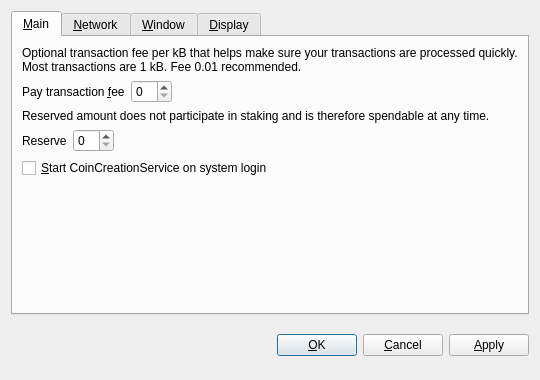
<?xml version="1.0" encoding="UTF-8"?>
<ui version="4.0">
 <class>OptionsDialog</class>
 <widget class="QDialog" name="OptionsDialog">
  <property name="geometry">
   <rect>
    <x>0</x>
    <y>0</y>
    <width>540</width>
    <height>380</height>
   </rect>
  </property>
  <property name="windowTitle">
   <string>Options</string>
  </property>
  <property name="styleSheet">
   <string notr="true">background-image: url(:/images/bgx);</string>
  </property>
  <property name="modal">
   <bool>true</bool>
  </property>
  <layout class="QVBoxLayout" name="verticalLayout">
   <item>
    <widget class="QTabWidget" name="tabWidget">
     <property name="tabPosition">
      <enum>QTabWidget::North</enum>
     </property>
     <property name="currentIndex">
      <number>0</number>
     </property>
     <widget class="QWidget" name="tabMain">
      <attribute name="title">
       <string>&amp;Main</string>
      </attribute>
      <layout class="QVBoxLayout" name="verticalLayout_Main">
       <item>
        <widget class="QLabel" name="transactionFeeInfoLabel">
         <property name="text">
          <string>Optional transaction fee per kB that helps make sure your transactions are processed quickly. Most transactions are 1 kB. Fee 0.01 recommended.</string>
         </property>
         <property name="textFormat">
          <enum>Qt::PlainText</enum>
         </property>
         <property name="wordWrap">
          <bool>true</bool>
         </property>
        </widget>
       </item>
       <item>
        <layout class="QHBoxLayout" name="horizontalLayoutFee">
         <item>
          <widget class="QLabel" name="transactionFeeLabel">
           <property name="text">
            <string>Pay transaction &amp;fee</string>
           </property>
           <property name="textFormat">
            <enum>Qt::PlainText</enum>
           </property>
           <property name="buddy">
            <cstring>transactionFee</cstring>
           </property>
          </widget>
         </item>
         <item>
          <widget class="BitcoinAmountField" name="transactionFee"/>
         </item>
         <item>
          <spacer name="horizontalSpacerFee">
           <property name="orientation">
            <enum>Qt::Horizontal</enum>
           </property>
           <property name="sizeHint" stdset="0">
            <size>
             <width>40</width>
             <height>20</height>
            </size>
           </property>
          </spacer>
         </item>
        </layout>
       </item>
       <item>
        <widget class="QLabel" name="reserveBalanceInfoLabel">
         <property name="text">
          <string>Reserved amount does not participate in staking and is therefore spendable at any time.</string>
         </property>
         <property name="textFormat">
          <enum>Qt::PlainText</enum>
         </property>
         <property name="wordWrap">
          <bool>true</bool>
         </property>
        </widget>
       </item>
       <item>
        <layout class="QHBoxLayout" name="horizontalLayoutReserveBalance">
         <item>
          <widget class="QLabel" name="reserveBalanceLabel">
           <property name="text">
            <string>Reserve</string>
           </property>
           <property name="textFormat">
            <enum>Qt::PlainText</enum>
           </property>
           <property name="buddy">
            <cstring>reserveBalance</cstring>
           </property>
          </widget>
         </item>
         <item>
          <widget class="BitcoinAmountField" name="reserveBalance"/>
         </item>
         <item>
          <spacer name="horizontalSpacerReserveBalance">
           <property name="orientation">
            <enum>Qt::Horizontal</enum>
           </property>
           <property name="sizeHint" stdset="0">
            <size>
             <width>40</width>
             <height>20</height>
            </size>
           </property>
          </spacer>
         </item>
        </layout>
       </item>
       <item>
        <widget class="QCheckBox" name="bitcoinAtStartup">
         <property name="toolTip">
          <string>Automatically start CoinCreationService after logging in to the system.</string>
         </property>
         <property name="text">
          <string>&amp;Start CoinCreationService on system login</string>
         </property>
        </widget>
       </item>
       <item>
        <spacer name="verticalSpacer_Main">
         <property name="orientation">
          <enum>Qt::Vertical</enum>
         </property>
         <property name="sizeHint" stdset="0">
          <size>
           <width>20</width>
           <height>40</height>
          </size>
         </property>
        </spacer>
       </item>
      </layout>
     </widget>
     <widget class="QWidget" name="tabNetwork">
      <attribute name="title">
       <string>&amp;Network</string>
      </attribute>
      <layout class="QVBoxLayout" name="verticalLayout_Network">
       <item>
        <widget class="QCheckBox" name="mapPortUpnp">
         <property name="toolTip">
          <string>Automatically open the CoinCreationService client port on the router. This only works when your router supports UPnP and it is enabled.</string>
         </property>
         <property name="text">
          <string>Map port using &amp;UPnP</string>
         </property>
        </widget>
       </item>
       <item>
        <widget class="QCheckBox" name="connectSocks">
         <property name="toolTip">
          <string>Connect to the CoinCreationService network through a SOCKS proxy (e.g. when connecting through Tor).</string>
         </property>
         <property name="text">
          <string>&amp;Connect through SOCKS proxy:</string>
         </property>
        </widget>
       </item>
       <item>
        <layout class="QHBoxLayout" name="horizontalLayout_Network">
         <item>
          <widget class="QLabel" name="proxyIpLabel">
           <property name="text">
            <string>Proxy &amp;IP:</string>
           </property>
           <property name="textFormat">
            <enum>Qt::PlainText</enum>
           </property>
           <property name="buddy">
            <cstring>proxyIp</cstring>
           </property>
          </widget>
         </item>
         <item>
          <widget class="QValidatedLineEdit" name="proxyIp">
           <property name="maximumSize">
            <size>
             <width>140</width>
             <height>16777215</height>
            </size>
           </property>
           <property name="toolTip">
            <string>IP address of the proxy (e.g. 127.0.0.1)</string>
           </property>
          </widget>
         </item>
         <item>
          <widget class="QLabel" name="proxyPortLabel">
           <property name="text">
            <string>&amp;Port:</string>
           </property>
           <property name="textFormat">
            <enum>Qt::PlainText</enum>
           </property>
           <property name="buddy">
            <cstring>proxyPort</cstring>
           </property>
          </widget>
         </item>
         <item>
          <widget class="QLineEdit" name="proxyPort">
           <property name="maximumSize">
            <size>
             <width>55</width>
             <height>16777215</height>
            </size>
           </property>
           <property name="toolTip">
            <string>Port of the proxy (e.g. 9050)</string>
           </property>
          </widget>
         </item>
         <item>
          <widget class="QLabel" name="socksVersionLabel">
           <property name="text">
            <string>SOCKS &amp;Version:</string>
           </property>
           <property name="textFormat">
            <enum>Qt::PlainText</enum>
           </property>
           <property name="buddy">
            <cstring>socksVersion</cstring>
           </property>
          </widget>
         </item>
         <item>
          <widget class="QValueComboBox" name="socksVersion">
           <property name="toolTip">
            <string>SOCKS version of the proxy (e.g. 5)</string>
           </property>
          </widget>
         </item>
         <item>
          <spacer name="horizontalSpacer_Network">
           <property name="orientation">
            <enum>Qt::Horizontal</enum>
           </property>
           <property name="sizeHint" stdset="0">
            <size>
             <width>40</width>
             <height>20</height>
            </size>
           </property>
          </spacer>
         </item>
        </layout>
       </item>
       <item>
        <spacer name="verticalSpacer_Network">
         <property name="orientation">
          <enum>Qt::Vertical</enum>
         </property>
         <property name="sizeHint" stdset="0">
          <size>
           <width>20</width>
           <height>40</height>
          </size>
         </property>
        </spacer>
       </item>
      </layout>
     </widget>
     <widget class="QWidget" name="tabWindow">
      <attribute name="title">
       <string>&amp;Window</string>
      </attribute>
      <layout class="QVBoxLayout" name="verticalLayout_Window">
       <item>
        <widget class="QCheckBox" name="minimizeToTray">
         <property name="toolTip">
          <string>Show only a tray icon after minimizing the window.</string>
         </property>
         <property name="text">
          <string>&amp;Minimize to the tray instead of the taskbar</string>
         </property>
        </widget>
       </item>
       <item>
        <widget class="QCheckBox" name="minimizeOnClose">
         <property name="toolTip">
          <string>Minimize instead of exit the application when the window is closed. When this option is enabled, the application will be closed only after selecting Quit in the menu.</string>
         </property>
         <property name="text">
          <string>M&amp;inimize on close</string>
         </property>
        </widget>
       </item>
       <item>
        <spacer name="verticalSpacer_Window">
         <property name="orientation">
          <enum>Qt::Vertical</enum>
         </property>
         <property name="sizeHint" stdset="0">
          <size>
           <width>20</width>
           <height>40</height>
          </size>
         </property>
        </spacer>
       </item>
      </layout>
     </widget>
     <widget class="QWidget" name="tabDisplay">
      <attribute name="title">
       <string>&amp;Display</string>
      </attribute>
      <layout class="QVBoxLayout" name="verticalLayout_Display">
       <item>
        <layout class="QHBoxLayout" name="horizontalLayout_1_Display">
         <item>
          <widget class="QLabel" name="langLabel">
           <property name="text">
            <string>User Interface &amp;language:</string>
           </property>
           <property name="textFormat">
            <enum>Qt::PlainText</enum>
           </property>
           <property name="buddy">
            <cstring>lang</cstring>
           </property>
          </widget>
         </item>
         <item>
          <widget class="QValueComboBox" name="lang">
           <property name="toolTip">
            <string>The user interface language can be set here. This setting will take effect after restarting CoinCreationService.</string>
           </property>
          </widget>
         </item>
        </layout>
       </item>
       <item>
        <layout class="QHBoxLayout" name="horizontalLayout_2_Display">
         <item>
          <widget class="QLabel" name="unitLabel">
           <property name="text">
            <string>&amp;Unit to show amounts in:</string>
           </property>
           <property name="textFormat">
            <enum>Qt::PlainText</enum>
           </property>
           <property name="buddy">
            <cstring>unit</cstring>
           </property>
          </widget>
         </item>
         <item>
          <widget class="QValueComboBox" name="unit">
           <property name="toolTip">
            <string>Choose the default subdivision unit to show in the interface and when sending coins.</string>
           </property>
          </widget>
         </item>
        </layout>
       </item>
       <item>
        <widget class="QCheckBox" name="displayAddresses">
         <property name="toolTip">
          <string>Whether to show CoinCreationService addresses in the transaction list or not.</string>
         </property>
         <property name="text">
          <string>&amp;Display addresses in transaction list</string>
         </property>
        </widget>
       </item>
       <item>
        <widget class="QCheckBox" name="coinControlFeatures">
         <property name="toolTip">
          <string>Whether to show coin control features or not.</string>
         </property>
         <property name="text">
          <string>Display coin &amp;control features (experts only!)</string>
         </property>
        </widget>
       </item>
       <item>
        <spacer name="verticalSpacer_Display">
         <property name="orientation">
          <enum>Qt::Vertical</enum>
         </property>
         <property name="sizeHint" stdset="0">
          <size>
           <width>20</width>
           <height>40</height>
          </size>
         </property>
        </spacer>
       </item>
      </layout>
     </widget>
    </widget>
   </item>
   <item>
    <layout class="QHBoxLayout" name="horizontalLayout_Buttons">
     <item>
      <spacer name="horizontalSpacer_1">
       <property name="orientation">
        <enum>Qt::Horizontal</enum>
       </property>
       <property name="sizeHint" stdset="0">
        <size>
         <width>40</width>
         <height>48</height>
        </size>
       </property>
      </spacer>
     </item>
     <item>
      <widget class="QLabel" name="statusLabel">
       <property name="font">
        <font>
         <weight>75</weight>
         <bold>true</bold>
        </font>
       </property>
       <property name="text">
        <string/>
       </property>
       <property name="textFormat">
        <enum>Qt::PlainText</enum>
       </property>
       <property name="wordWrap">
        <bool>true</bool>
       </property>
      </widget>
     </item>
     <item>
      <spacer name="horizontalSpacer_2">
       <property name="orientation">
        <enum>Qt::Horizontal</enum>
       </property>
       <property name="sizeHint" stdset="0">
        <size>
         <width>40</width>
         <height>48</height>
        </size>
       </property>
      </spacer>
     </item>
     <item>
      <widget class="QPushButton" name="okButton">
       <property name="text">
        <string>&amp;OK</string>
       </property>
      </widget>
     </item>
     <item>
      <widget class="QPushButton" name="cancelButton">
       <property name="text">
        <string>&amp;Cancel</string>
       </property>
       <property name="autoDefault">
        <bool>false</bool>
       </property>
      </widget>
     </item>
     <item>
      <widget class="QPushButton" name="applyButton">
       <property name="text">
        <string>&amp;Apply</string>
       </property>
       <property name="autoDefault">
        <bool>false</bool>
       </property>
      </widget>
     </item>
    </layout>
   </item>
  </layout>
 </widget>
 <customwidgets>
  <customwidget>
   <class>BitcoinAmountField</class>
   <extends>QSpinBox</extends>
   <header>bitcoinamountfield.h</header>
   <container>1</container>
  </customwidget>
  <customwidget>
   <class>QValueComboBox</class>
   <extends>QComboBox</extends>
   <header>qvaluecombobox.h</header>
  </customwidget>
  <customwidget>
   <class>QValidatedLineEdit</class>
   <extends>QLineEdit</extends>
   <header>qvalidatedlineedit.h</header>
  </customwidget>
 </customwidgets>
 <resources/>
 <connections/>
</ui>
